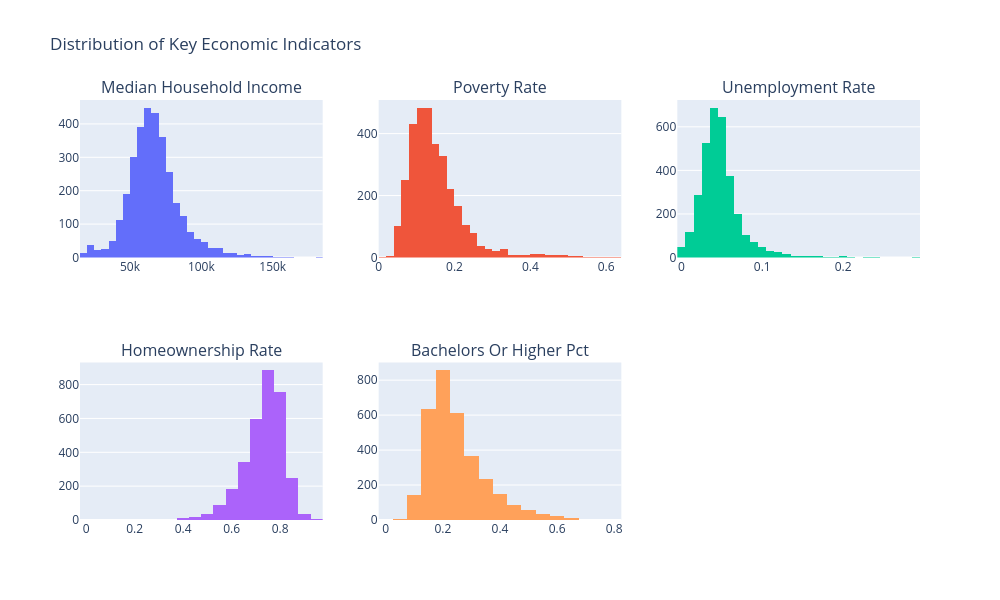

The cell this chart's notebook holds for it:
### Markdown cell above
---
## Distribution of Key Economic Indicators

This section explores the distribution of key socioeconomic variables across U.S. counties.

Understanding these distributions helps identify patterns such as inequality, skewness, and variation in economic conditions.

### Code cell
import plotly.subplots as sp
import plotly.graph_objects as go

# -------------------------------------------------------
# Distribution of Key Economic Indicators (Interactive)
# -------------------------------------------------------

features = [
    "median_household_income",
    "poverty_rate",
    "unemployment_rate",
    "homeownership_rate",
    "bachelors_or_higher_pct"
]

# Create subplot grid (2 rows, 3 columns)
fig = sp.make_subplots(
    rows=2,
    cols=3,
    subplot_titles=[col.replace("_", " ").title() for col in features]
)

# Add histograms
for i, col in enumerate(features):
    row = (i // 3) + 1
    col_pos = (i % 3) + 1

    fig.add_trace(
        go.Histogram(
            x=df[col],
            nbinsx=40,
            name=col,
            showlegend=False
        ),
        row=row,
        col=col_pos
    )

# Layout adjustments
fig.update_layout(
    height=600,
    width=1000,
    title_text="Distribution of Key Economic Indicators"
)

fig.show()

### Figure 1 — Plotly figure (JSON) as saved in the notebook; plotly's stock layout.template omitted (floating-point values rounded to 4 significant figures; data arrays with more than 128 entries replaced by an {"elided": "..."} marker saying what was removed)
{"data": [{"name": "median_household_income", "nbinsx": 40, "showlegend": false, "type": "histogram", "x": {"elided": "3222 float values"}, "xaxis": "x", "yaxis": "y"}, {"name": "poverty_rate", "nbinsx": 40, "showlegend": false, "type": "histogram", "x": {"elided": "3222 float values"}, "xaxis": "x2", "yaxis": "y2"}, {"name": "unemployment_rate", "nbinsx": 40, "showlegend": false, "type": "histogram", "x": {"elided": "3222 float values"}, "xaxis": "x3", "yaxis": "y3"}, {"name": "homeownership_rate", "nbinsx": 40, "showlegend": false, "type": "histogram", "x": {"elided": "3222 float values"}, "xaxis": "x4", "yaxis": "y4"}, {"name": "bachelors_or_higher_pct", "nbinsx": 40, "showlegend": false, "type": "histogram", "x": {"elided": "3222 float values"}, "xaxis": "x5", "yaxis": "y5"}], "layout": {"annotations": [{"font": {"size": 16}, "showarrow": false, "text": "Median Household Income", "x": 0.1444, "xanchor": "center", "xref": "paper", "y": 1, "yanchor": "bottom", "yref": "paper"}, {"font": {"size": 16}, "showarrow": false, "text": "Poverty Rate", "x": 0.5, "xanchor": "center", "xref": "paper", "y": 1, "yanchor": "bottom", "yref": "paper"}, {"font": {"size": 16}, "showarrow": false, "text": "Unemployment Rate", "x": 0.8556, "xanchor": "center", "xref": "paper", "y": 1, "yanchor": "bottom", "yref": "paper"}, {"font": {"size": 16}, "showarrow": false, "text": "Homeownership Rate", "x": 0.1444, "xanchor": "center", "xref": "paper", "y": 0.375, "yanchor": "bottom", "yref": "paper"}, {"font": {"size": 16}, "showarrow": false, "text": "Bachelors Or Higher Pct", "x": 0.5, "xanchor": "center", "xref": "paper", "y": 0.375, "yanchor": "bottom", "yref": "paper"}], "height": 600, "title": {"text": "Distribution of Key Economic Indicators"}, "width": 1000, "xaxis": {"anchor": "y", "autorange": true, "domain": [0, 0.2889], "range": [15000.0, 185000.0], "type": "linear"}, "xaxis2": {"anchor": "y2", "autorange": true, "domain": [0.3556, 0.6444], "range": [4.684e-17, 0.64], "type": "linear"}, "xaxis3": {"anchor": "y3", "autorange": true, "domain": [0.7111, 1], "range": [-0.005, 0.295], "type": "linear"}, "xaxis4": {"anchor": "y4", "autorange": true, "domain": [0, 0.2889], "range": [-0.025, 0.975], "type": "linear"}, "xaxis5": {"anchor": "y5", "autorange": true, "domain": [0.3556, 0.6444], "range": [-0.025, 0.825], "type": "linear"}, "xaxis6": {"anchor": "y6", "domain": [0.7111, 1]}, "yaxis": {"anchor": "x", "autorange": true, "domain": [0.625, 1], "range": [0, 471.6]}, "yaxis2": {"anchor": "x2", "autorange": true, "domain": [0.625, 1], "range": [0, 508.4]}, "yaxis3": {"anchor": "x3", "autorange": true, "domain": [0.625, 1], "range": [0, 723.2]}, "yaxis4": {"anchor": "x4", "autorange": true, "domain": [0, 0.375], "range": [0, 930.5]}, "yaxis5": {"anchor": "x5", "autorange": true, "domain": [0, 0.375], "range": [0, 901.1]}, "yaxis6": {"anchor": "x6", "domain": [0, 0.375]}}}
